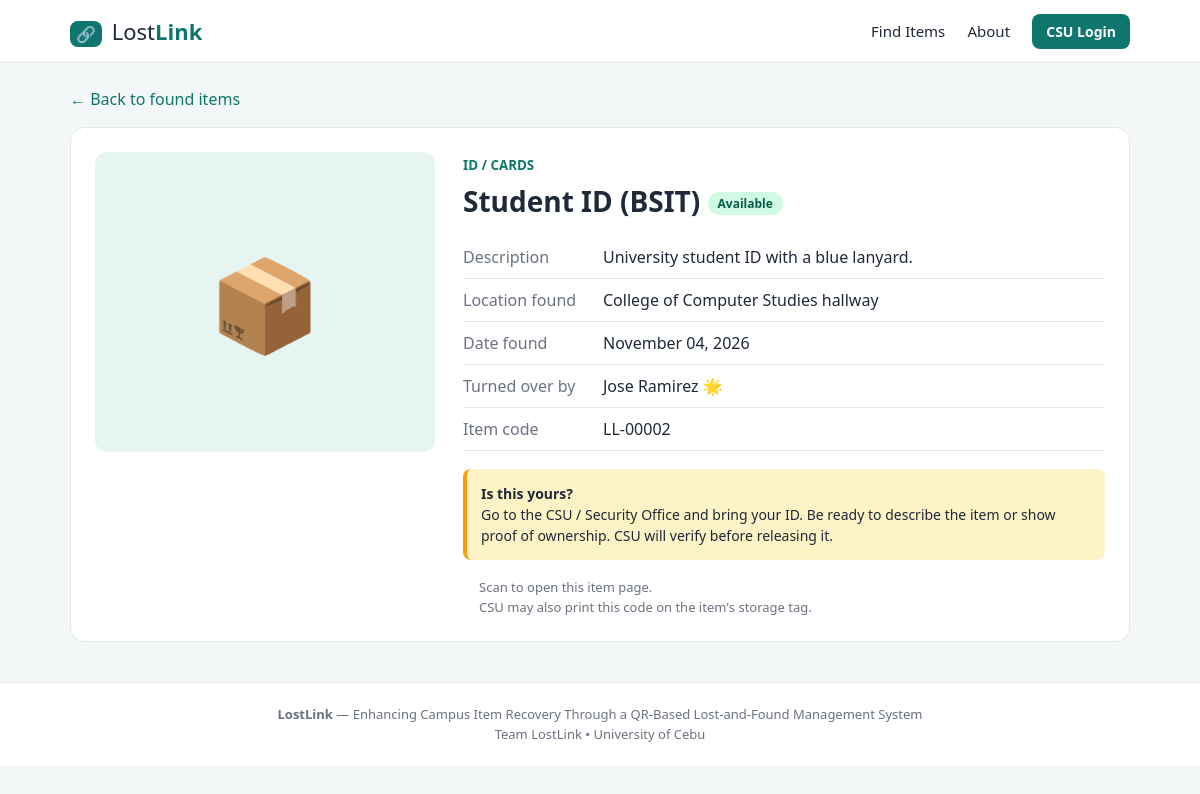
Screenshot of /item.php?id=2 with the database file from the repository.
### tables this page shows
CREATE TABLE items (
  id INT AUTO_INCREMENT PRIMARY KEY,
  item_name VARCHAR(100) NOT NULL,
  category VARCHAR(50) NOT NULL,
  description TEXT,
  location_found VARCHAR(150),
  date_found DATE,
  photo VARCHAR(255) DEFAULT '',
  finder_name VARCHAR(100),
  finder_contact VARCHAR(100),
  status VARCHAR(20) NOT NULL DEFAULT 'Available',
  claimant_name VARCHAR(100) DEFAULT '',
  claimant_id VARCHAR(50) DEFAULT '',
  claim_proof TEXT,
  date_released DATETIME DEFAULT NULL,
  created_at TIMESTAMP DEFAULT CURRENT_TIMESTAMP
);

### item.php (the view, shortened to what this page needs)
<?php
include "config.php";
$id = (int)$_GET['id'];
$result = mysqli_query($conn, "SELECT * FROM items WHERE id=$id");
$row = mysqli_fetch_assoc($result);
include "header.php";
?>
<a href="index.php" class="back">&larr; Back to found items</a>
<div class="detail">
  <div class="detail-img">
    <?php if ($row['photo'] != "") { ?>
      <img src="uploads/<?php echo e($row['photo']); ?>" alt="">
    <?php } else { ?>
      <span>&#128230;</span>
    <?php } ?>
  </div>
  <div class="detail-info">
    <small><?php echo e($row['category']); ?></small>
    <h1><?php echo e($row['item_name']); ?> <?php echo badge($row['status']); ?></h1>
    <table class="info">
      <tr><td>Description</td><td><?php echo nl2br(e($row['description'])); ?></td></tr>
      <tr><td>Location found</td><td><?php echo e($row['location_found']); ?></td></tr>
      <tr><td>Date found</td><td><?php echo date("F d, Y", strtotime($row['date_found'])); ?></td></tr>
      <tr><td>Turned over by</td><td><?php echo e($row['finder_name']); ?> &#127775;</td></tr>
      <tr><td>Item code</td><td>LL-<?php echo str_pad($row['id'], 5, "0", STR_PAD_LEFT); ?></td></tr>
    </table>
    <?php if ($row['status'] == "Available") { ?>
      <div class="notice">
        <b>Is this yours?</b><br>
        Go to the CSU / Security Office and bring your ID. Be ready to describe the item or show proof of ownership. CSU will verify before releasing it.
      </div>
    <?php } else { ?>
      <div class="notice gray">This item is already <b><?php echo e(strtolower($row['status'])); ?></b>.</div>
    <?php } ?>
    <div class="qr-box">
      <p>Scan to open this item page.<br>CSU may also print this code on the item's storage tag.</p>
    </div>
  </div>
</div>
<?php include "footer.php"; ?>

### config.php (shortened to what this page needs)
<?php
function e($v) {
    return htmlspecialchars($v);
}
function badge($status) {
    return "<span class='badge " . strtolower($status) . "'>" . e($status) . "</span>";
}
?>

### style.css (style rules this page uses)
:root { --primary:#0f766e;--primary-dark:#0b5a54;--accent:#f59e0b;--bg:#f4f7f8;--card:#fff;--text:#1f2937;--muted:#6b7280;--border:#e5e7eb }
* { box-sizing:border-box;margin:0;padding:0 }
body { font-family:"Segoe UI",Arial,sans-serif;background:var(--bg);color:var(--text);line-height:1.5 }
a { color:var(--primary);text-decoration:none }
.back { display:inline-block;margin-bottom:16px }
.detail { display:grid;grid-template-columns:340px 1fr;gap:28px;background:#fff;padding:24px;border-radius:14px;border:1px solid var(--border) }
.detail-img { background:#e6f4f2;border-radius:12px;height:300px;display:flex;align-items:center;justify-content:center;font-size:90px;overflow:hidden }
.detail-info small { color:var(--primary);font-weight:700;text-transform:uppercase }
.detail-info h1 { font-size:28px;margin:4px 0 14px }
.info { width:100%;border-collapse:collapse }
.info td { padding:9px 0;border-bottom:1px solid var(--border);vertical-align:top }
.info td:first-child { color:var(--muted);width:140px }
.notice { background:#fef3c7;border-left:4px solid var(--accent);padding:14px;border-radius:8px;margin-top:18px;font-size:14px }
.qr-box { display:flex;gap:16px;align-items:center;margin-top:18px;font-size:13px;color:var(--muted) }
.badge { font-size:12px;padding:3px 10px;border-radius:20px;font-weight:600;vertical-align:middle }
.badge.available { background:#d1fae5;color:#065f46 }

### rows the page displays
items: category "ID / CARDS", item_name "Student ID (BSIT)", status "Available", description "University student ID with a blue lanyard.", location_found "College of Computer Studies hallway", date_found "November 04, 2026", finder_name "Jose Ramirez", id "00002"
